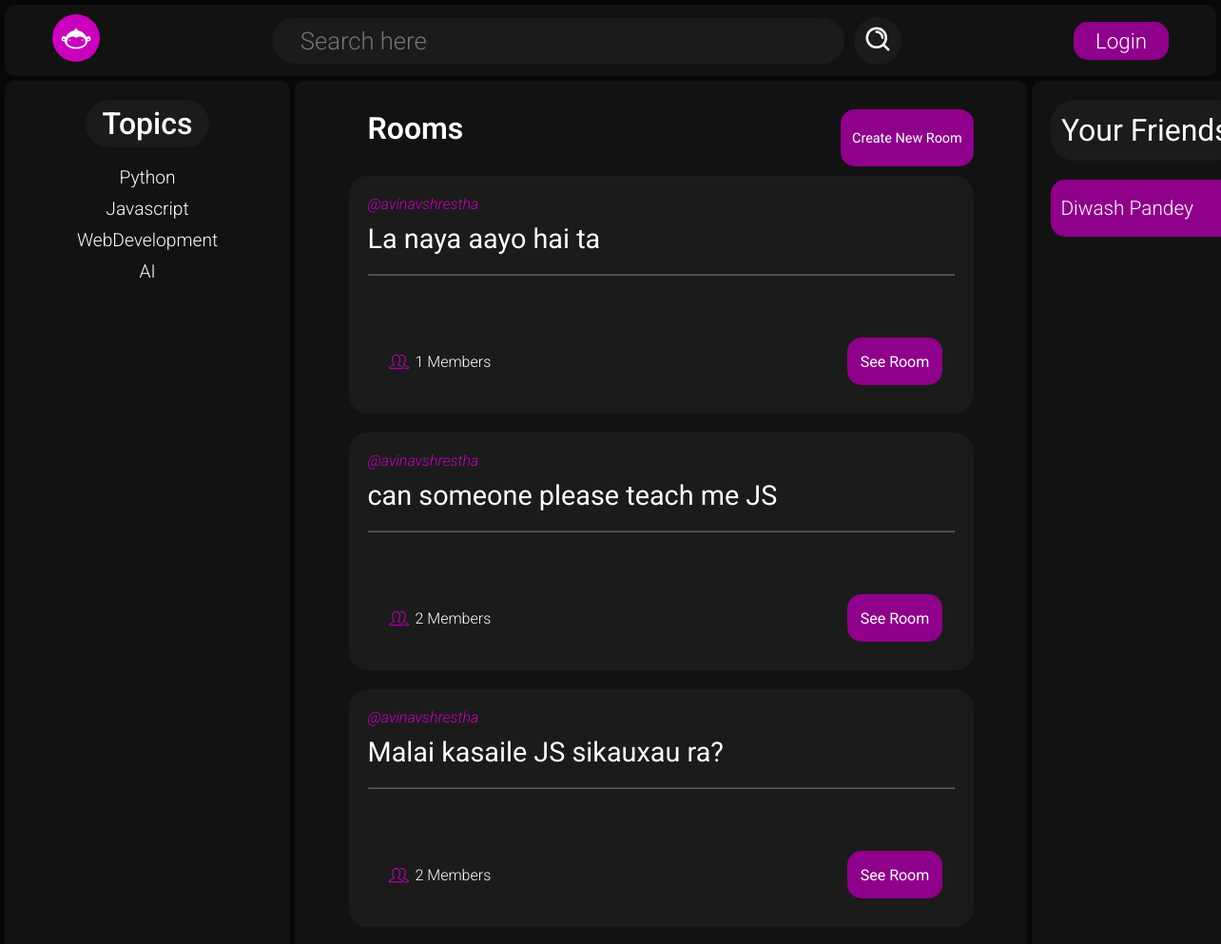
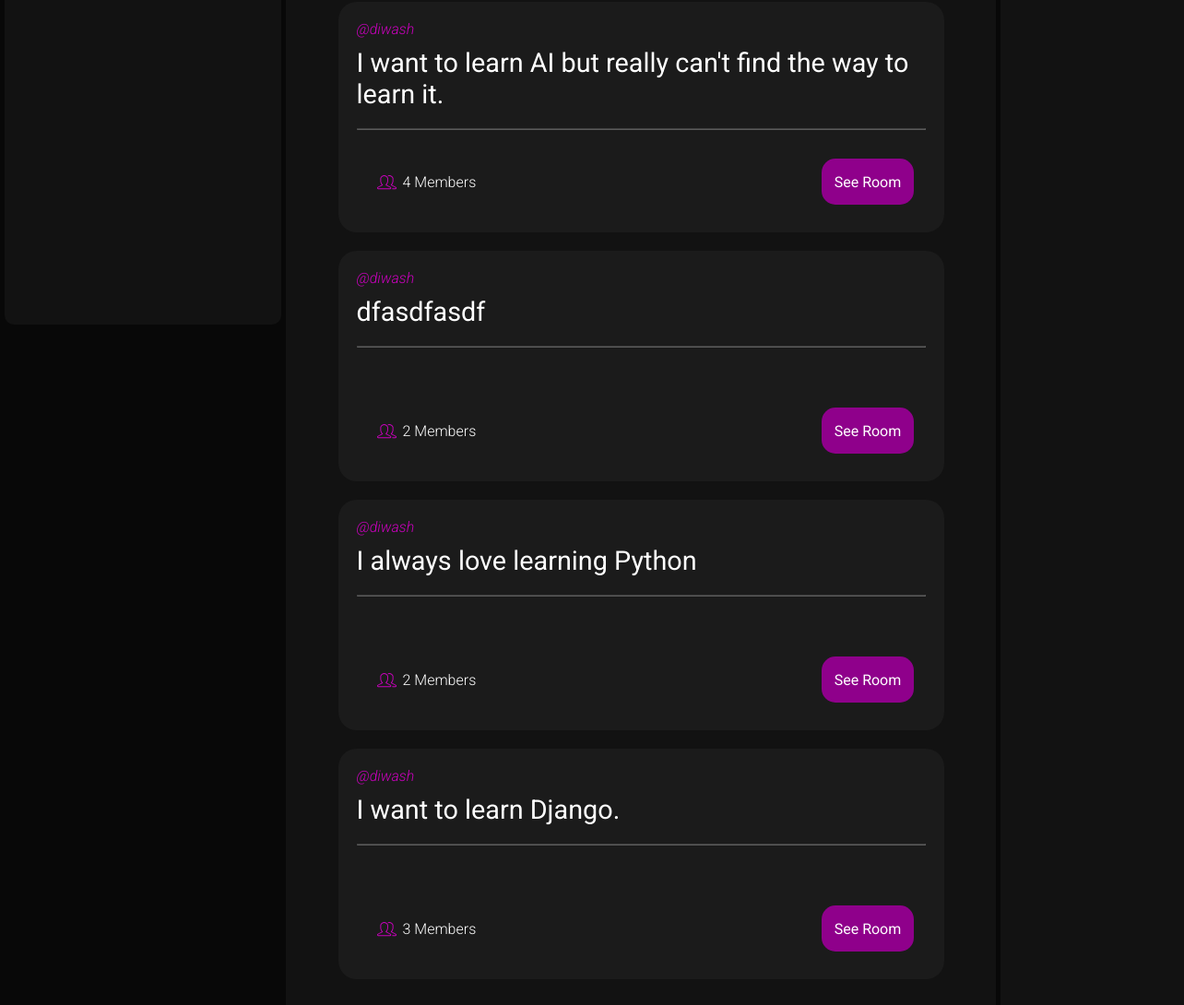
Before: / with the older database file (2 pictures, top to bottom).
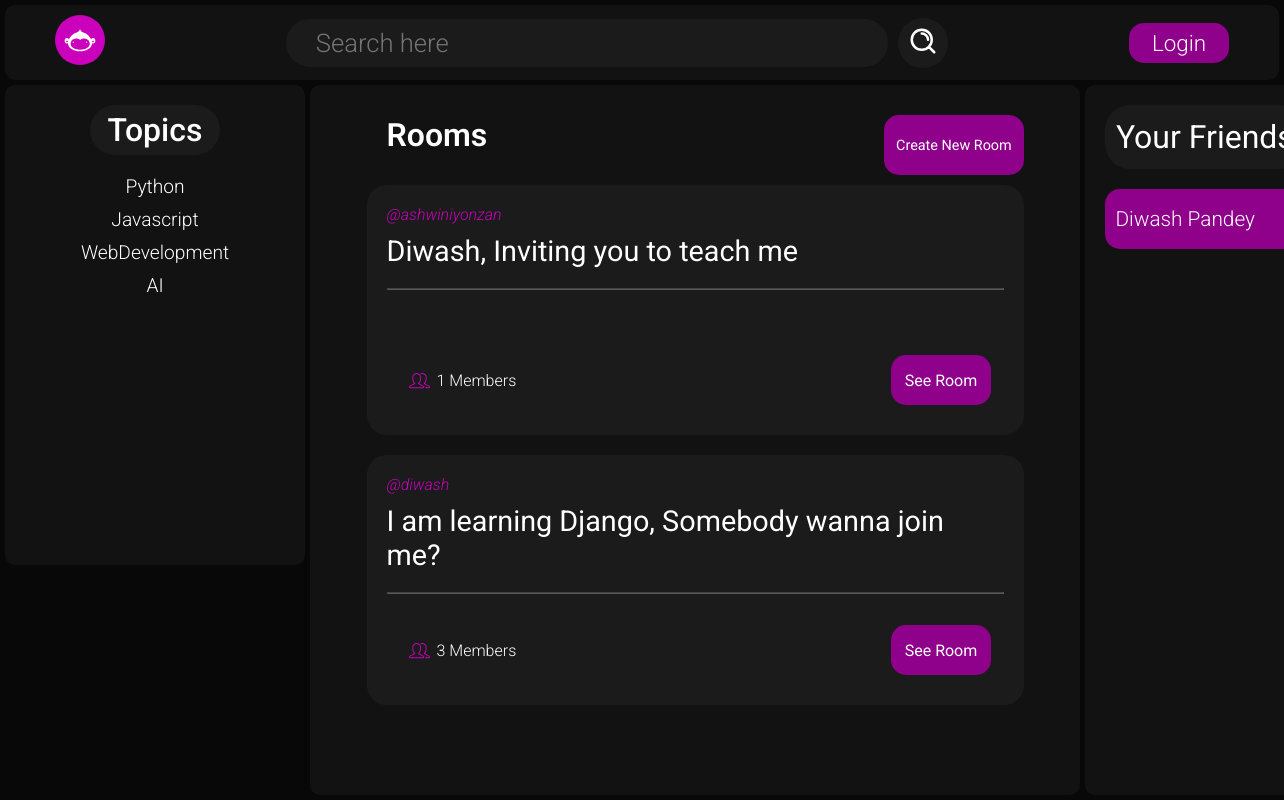
After: the same page with the newer database file.
### rooms/models.py (models this page shows, shortened)
class Topic(models.Model):
    topic = models.CharField(max_length = 40)

class Room(models.Model):
    topic = models.ForeignKey(Topic, on_delete = models.CASCADE)
    host = models.ForeignKey(User, on_delete = models.CASCADE, related_name="room_host")
    discription = models.TextField()
    members = models.ManyToManyField(User, related_name="room_members", null=True, blank = True)

### home/views.py (the view)
# urls.py: path('', views.gethomepage, name='homepage'),
def gethomepage(request):
    rooms = Room.objects.all().order_by("-id")
    topics = Topic.objects.all()
    return render(request, 'home/home.html', {"rooms":rooms, "topics":topics})

### home/templates/home/home.html (shortened to what this page needs)
{% extends 'base.html' %}
{% load static %}
{% block stylesheet %}
<link rel="stylesheet" href="{% static 'css/home.css' %}" />
{% endblock %}
{% block content %}
{% include "header_with_search.html" %}
<main>
  <div class="topics_box">
    <h2 class='center'>Topics</h2>
    <ul class="topics">
      {% for topic_name in topics %}
      <li>
        <a href="?={{ topic_name.topic }}">{{ topic_name.topic }}</a>
      </li>
      {% endfor %}
    </ul>
  </div>
  <div class="main_container">
    <div class="main_container_header">
      <h1>Rooms</h1>
      <a href="{% url 'createroompage' %}" class="create_room_button center">Create New Room</a>
    </div>
    {% for room in rooms %}
    <div class="room_card">
      <a href="#" class="room_host">@{{ room.host.username }}</a>
      <p class="room_discription">{{ room.discription }}</p>
      <hr />
      <div class="room_card_footer">
        <p class="room_member_count"><img src="{% static 'equipments/website_icons/homepage/members.svg' %}" alt="members icon" class="members_logo">{{ room.members.all.count }} Members</p>
        <a href="{% url 'roompage' room.id %}" class="see_room_button center"
          >See Room</a
        >
      </div>
    </div>
    {% endfor %}
  </div>
  <div class="friends_box">
    <h2 class="center">Your Friends</h2>
    <ul class="friends_list">
      <li class="friend">Diwash Pandey</li>
    </ul>
  </div>
</main>
{% endblock %}

### templates/base.html (shortened to what this page needs)
<!DOCTYPE html>
{% load static %}
<html lang="en">
<head>
    <link rel="stylesheet" href="{% static 'css/base.css' %}">
    <link rel="stylesheet" href="{% static 'css/header.css' %}">
    {% block stylesheet %}
    {% endblock %}
</head>
<body>
    {% block content %}
    {% endblock %}
</body>
</html>

### templates/header_with_search.html
{% load static %}
<header>
    <nav>
      <a href="/">
        <img
          src="{% static 'equipments/website_icons/homepage/logo.svg' %}"
          alt="LOGO"
          height="50px"
        />
      </a>
      <form class="search center" >
        <input type="text" name="q" class="searchbox" placeholder="Search here"/>
        <button type="submit" >
          <img
            src="{% static 'equipments/website_icons/homepage/search.svg' %}"
            alt="search-icon"
            height="30px"
          />
        </button>
      </form>
      <div class="profile_box">
        {% if request.user.is_authenticated %}
        <a href="#" class="username">@{{ request.user.username }}</a>
        <a href="{% url 'logoutuser' %}" class="logout_button">Logout</a>
        {% else %}
        <a href="{% url 'loginpage' %}" class="logout_button">Login</a>
        {% endif %}
      </div>
    </nav>
  </header>

### static/css/base.css (style rules this page uses)
:root { --background-theme:#080808; --navbar-background:#141414; --searchbox-background: #1b1b1b; --searchbox-text: #ffffff; --theme-text:#ffffff; --button-background:#8f008b; --username-text:#ca00bd; --mainboxes-background: #121212; }
* { margin:0px; padding:0px; box-sizing: border-box; font-family: "Roboto", sans-serif; font-weight: 300; color: var(--theme-text); }
.center { display:flex; justify-content: center; align-items: center; }
body { height:100vh; width:100vw; max-height:100vh; max-width:100vw; padding:5px; color:var(--theme-text); background-color: var(--background-theme); }

### static/css/header.css (style rules this page uses)
header { height:60px; width:100vw; margin: auto; position: fixed; padding:5px; top:0px; left: 0px; z-index: 50; }
nav { padding:0 40px; display:flex; justify-content: space-between; align-items: center; background-color: var(--mainboxes-background); border-radius: 10px; }
nav a { color:var(--theme-text); font-size: 1.4em; margin:10px; text-decoration: none; }
.profile_box { display: flex; align-items: center; }
.profile_box>.logout_button { display: inline-flex; justify-content: center; align-items: center; height:40px; width:100px; border-radius: 15px; background-color: var(--button-background); }
.search { height:60px; width:100%; display:flex; justify-content: center; align-items: center; gap:10px; }
.searchbox { height:80%; width:60%; padding-left:30px; background-color: var(--searchbox-background); color: var(--searchbox-text); font-size: 1.6em; border:none; border-radius: 50px; }
.search>button { background-color: var(--searchbox-background); height:50px; width:50px; border:none; border-radius: 50%; }

### static/css/home.css (style rules this page uses)
main { height:calc(100vh - 10px); max-height:100vh; display:flex; gap:5px; padding-top:80px; }
main>div { border-radius: 10px; padding:20px; }
.topics_box { height:60vh; width:20vw; min-width: 300px; display:flex; align-items: center; flex-direction: column; text-align: center; background-color: var(--mainboxes-background); }
.topics_box>h2 { font-size: 2em; font-weight: 500; height:50px; width:130px; border-radius: 25px; margin-bottom: 20px; background-color: var(--searchbox-background); }
.topics_box li { list-style-type: none; margin-bottom:10px; }
.topics_box a { font-size: 1.2em; text-decoration: none; }
.main_container { min-width:60vw; max-height:100vh; overflow-y: scroll; background-color: var(--mainboxes-background); }
.main_container_header { height:80px; width:90%; margin:auto; display: flex; align-items: center; justify-content: space-between; background-color: var(--mainboxes-background); }
.create_room_button { background-color: var(--button-background); height:60px; width:140px; font-size: 0.9em; font-weight: 400; border-radius: 15px; text-decoration: none; }
.main_container_header>h1 { font-size: 2em; margin-left: 20px; font-weight: 600; margin-bottom:20px; }
.friends_box { width:100%; display:flex; flex-direction: column; align-items: center; background-color: var(--mainboxes-background); }
.friends_box>h2 { font-size: 2em; font-weight: 400; width: 199px; height: 64px; border-radius: 25px; margin-bottom: 20px; background-color: var(--searchbox-background); }
.friends_list { width:100%; }
.friends_list>li { height:60px; width:100%; padding:10px; display: flex; align-items: center; border-radius: 15px; background-color: var(--button-background); list-style-type: none; font-size: 1.3em; }
.room_card { margin: auto; height:250px; width:90%; padding:20px; margin-bottom: 20px; position: relative; border-radius: 20px; background-color: var(--searchbox-background); }
.room_host { font-size: 1em; font-style: italic; display: block; margin-bottom: 10px; text-decoration: none; color:var(--username-text); }
.room_discription { font-size: 1.8em; font-weight: 400; }
.room_card>hr { margin-top:20px; opacity: 0.3; }
.room_card_footer { padding:20px; width:95%; display:flex; justify-content: space-between; align-items: center; position: absolute; bottom:10px; }
.members_logo { height:25px; margin-right:5px; position:relative; top:3px; }
.room_member_count { font-size: 1em; display:flex; align-items: center; }
.see_room_button { height:50px; width:100px; background-color: var(--button-background); text-decoration: none; font-size: 1em; font-weight: 400; border-radius: 15px; }

Changed rows visible on the page:
removed Room: host.username "avinavshrestha", discription "La naya aayo hai ta", members.all.count "1"
removed Room: host.username "avinavshrestha", discription "can someone please teach me JS", members.all.count "2"
removed Room: host.username "avinavshrestha", discription "Malai kasaile JS sikauxau ra?", members.all.count "2"
removed Room: host.username "diwash", discription "I want to learn AI but really can't find the way to learn it.", members.all.count "4"
removed Room: host.username "diwash", discription "dfasdfasdf", members.all.count "2"
removed Room: host.username "diwash", discription "I always love learning Python", members.all.count "2"
removed Room: host.username "diwash", discription "I want to learn Django.", members.all.count "3"
added Room: host.username "ashwiniyonzan", discription "Diwash, Inviting you to teach me", members.all.count "1"
added Room: host.username "diwash", discription "I am learning Django, Somebody wanna join me?", members.all.count "3"
